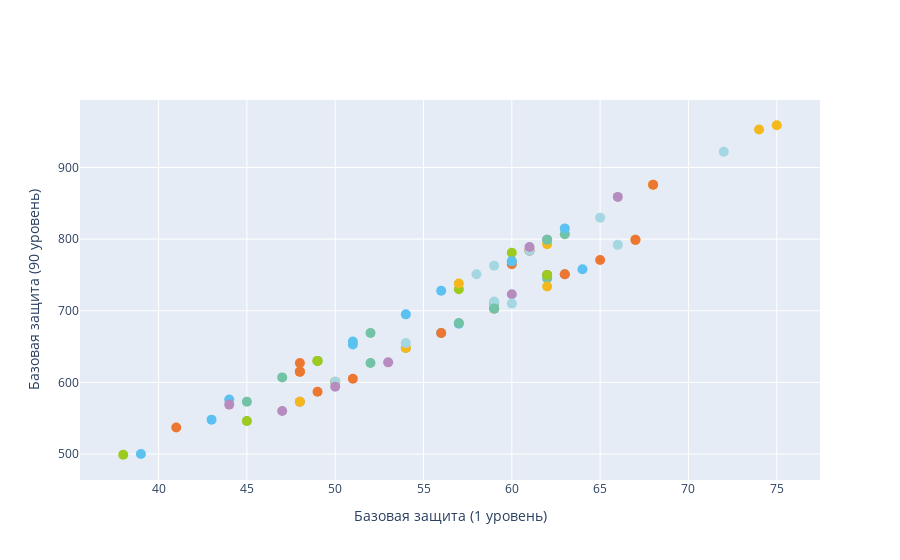

Source (notebook cell):
### Markdown cell above
5. Изобразим облако точек по параметрам защиты на 1 (def_1_20) и 90 уровне (def_90_90), цвет точки обозначает стихию персонажа

### Code cell
colormap = {
    'Pyro': '#EC7731',
    'Hydro': '#5BC1F1',
    'Anemo': '#72C2A5',
    'Electro': '#B68CBE',
    'Dendro': '#9CCA1F',
    'Cryo': '#A5D7E2',
    'Geo': '#F4B81C',
}

fig5 = go.Figure()

fig5.add_trace(go.Scatter(
    x=df['def_1_20'], 
    y=df['def_90_90'], 
    mode='markers',
    marker=dict(
        size=10,
        color=[colormap[v] for v in df['vision']],
    )
))
fig5.update_layout(
    xaxis_title="Базовая защита (1 уровень)",
    yaxis_title="Базовая защита (90 уровень)",
    )

fig5.show()

### Figure 1 — Plotly figure (JSON) as saved in the notebook; plotly's stock layout.template omitted (floating-point values rounded to 4 significant figures)
{"data": [{"marker": {"color": ["#F4B81C", "#9CCA1F", "#EC7731", "#F4B81C", "#EC7731", "#9CCA1F", "#5BC1F1", "#B68CBE", "#EC7731", "#5BC1F1", "#A5D7E2", "#EC7731", "#F4B81C", "#A5D7E2", "#B68CBE", "#9CCA1F", "#B68CBE", "#EC7731", "#EC7731", "#A5D7E2", "#B68CBE", "#9CCA1F", "#A5D7E2", "#72C2A5", "#B68CBE", "#A5D7E2", "#5BC1F1", "#EC7731", "#A5D7E2", "#F4B81C", "#EC7731", "#72C2A5", "#72C2A5", "#A5D7E2", "#A5D7E2", "#5BC1F1", "#9CCA1F", "#B68CBE", "#9CCA1F", "#EC7731", "#B68CBE", "#B68CBE", "#A5D7E2", "#B68CBE", "#72C2A5", "#EC7731", "#A5D7E2", "#5BC1F1", "#9CCA1F", "#F4B81C", "#5BC1F1", "#5BC1F1", "#F4B81C", "#F4B81C", "#A5D7E2", "#B68CBE", "#B68CBE", "#A5D7E2", "#5BC1F1", "#72C2A5", "#B68CBE", "#A5D7E2", "#72C2A5", "#5BC1F1", "#72C2A5", "#5BC1F1", "#EC7731", "#9CCA1F", "#72C2A5", "#72C2A5", "#A5D7E2", "#EC7731", "#72C2A5", "#72C2A5", "#5BC1F1", "#EC7731", "#B68CBE", "#EC7731", "#9CCA1F", "#5BC1F1", "#EC7731", "#F4B81C", "#F4B81C"], "size": 10}, "mode": "markers", "type": "scatter", "x": [68, 60, 50, 75, 60, 38, 56, 54, 65, 57, 45, 51, 74, 54, 61, 50, 66, 48, 61, 50, 60, 57, 58, 52, 50, 59, 54, 59, 49, 54, 68, 60, 63, 66, 61, 60, 62, 62, 45, 48, 53, 62, 54, 48, 59, 41, 59, 51, 49, 62, 44, 56, 48, 67, 72, 61, 63, 60, 51, 62, 47, 65, 57, 39, 59, 63, 63, 49, 52, 47, 59, 56, 45, 62, 64, 67, 44, 49, 62, 43, 48, 62, 57], "y": [876, 781, 601, 959, 765, 499, 669, 648, 771, 682, 546, 605, 953, 648, 784, 600, 859, 627, 784, 601, 723, 730, 751, 627, 594, 708, 695, 703, 630, 648, 876, 769, 807, 792, 784, 769, 750, 799, 546, 615, 628, 750, 655, 573, 711, 537, 713, 653, 630, 793, 576, 728, 573, 799, 922, 789, 751, 710, 657, 745, 560, 830, 683, 500, 703, 815, 751, 630, 669, 607, 763, 669, 573, 799, 758, 799, 569, 587, 750, 548, 615, 734, 738]}], "layout": {"xaxis": {"title": {"text": "Базовая защита (1 уровень)"}}, "yaxis": {"title": {"text": "Базовая защита (90 уровень)"}}}}
